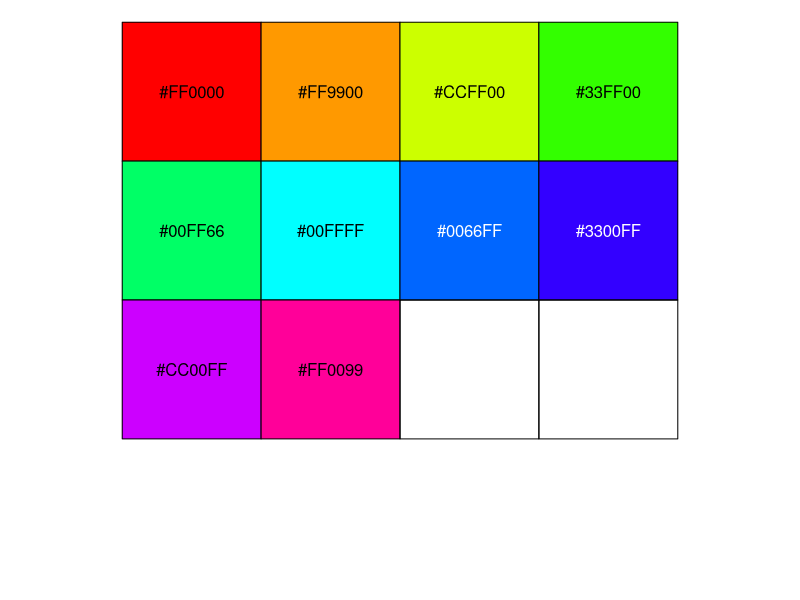
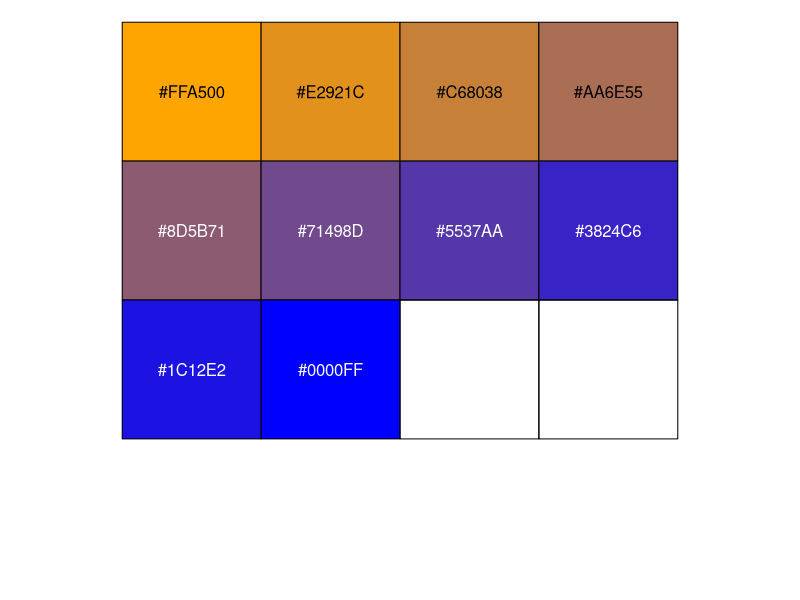
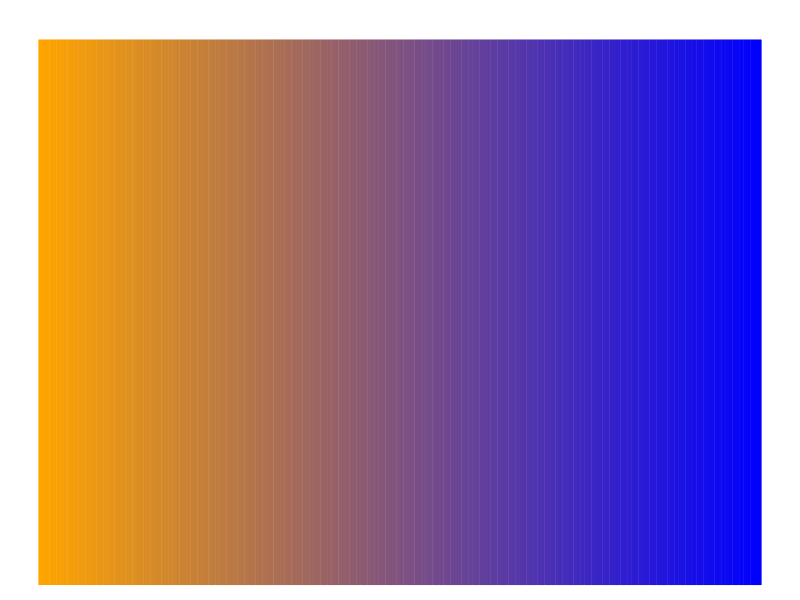
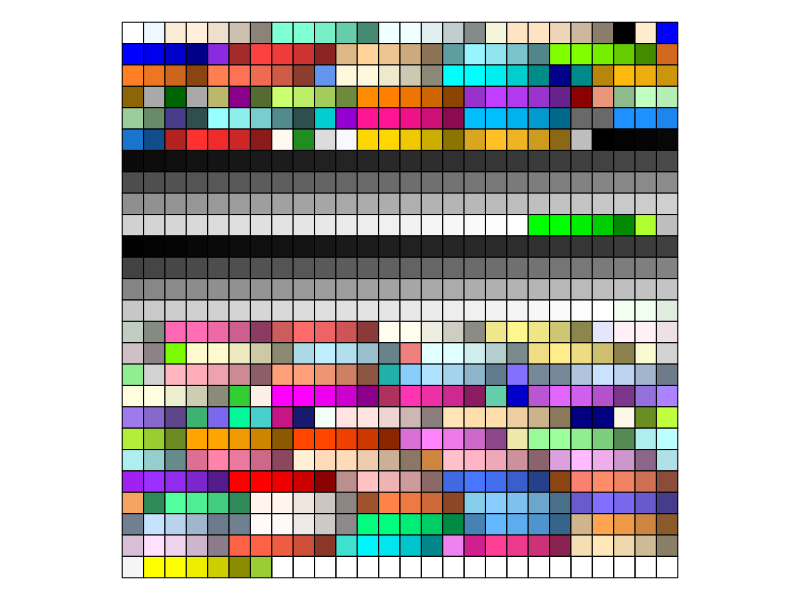
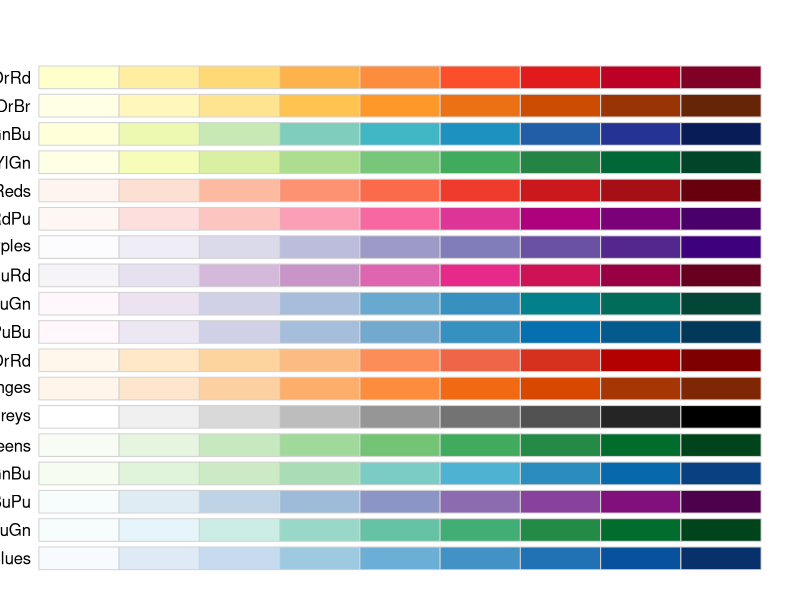
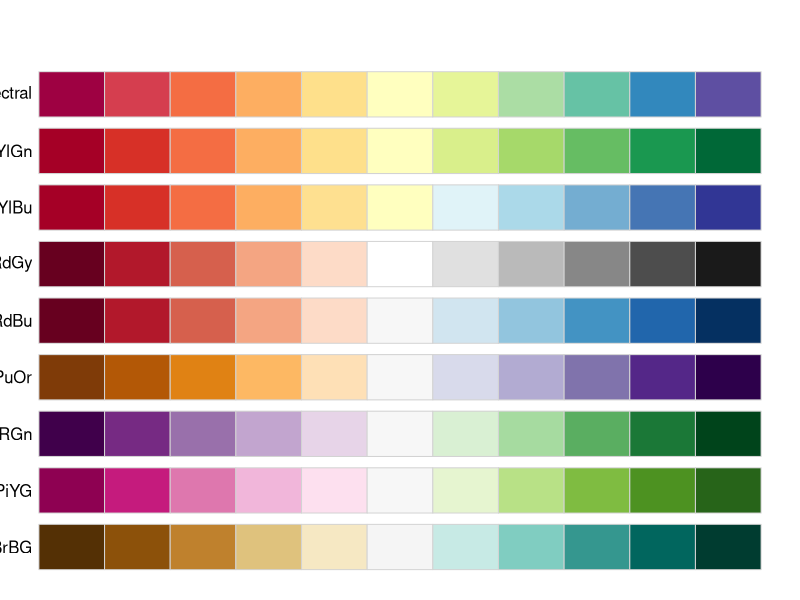
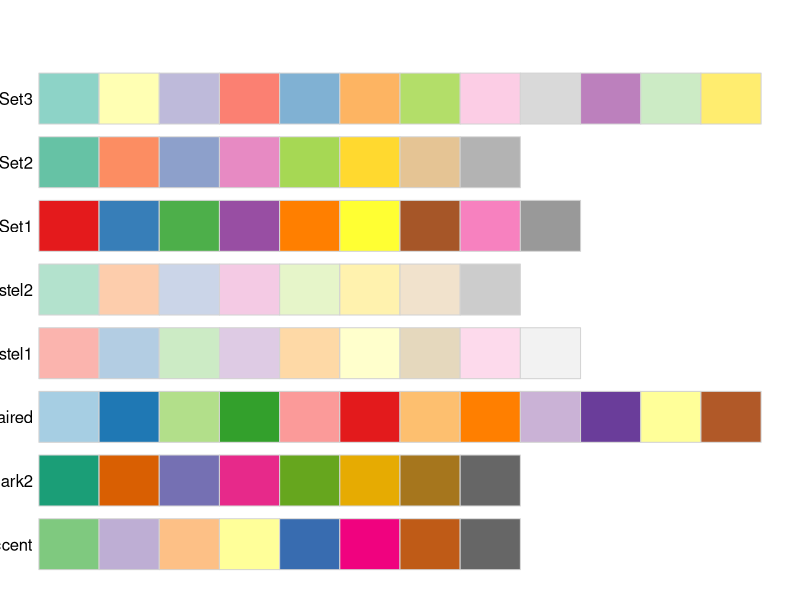
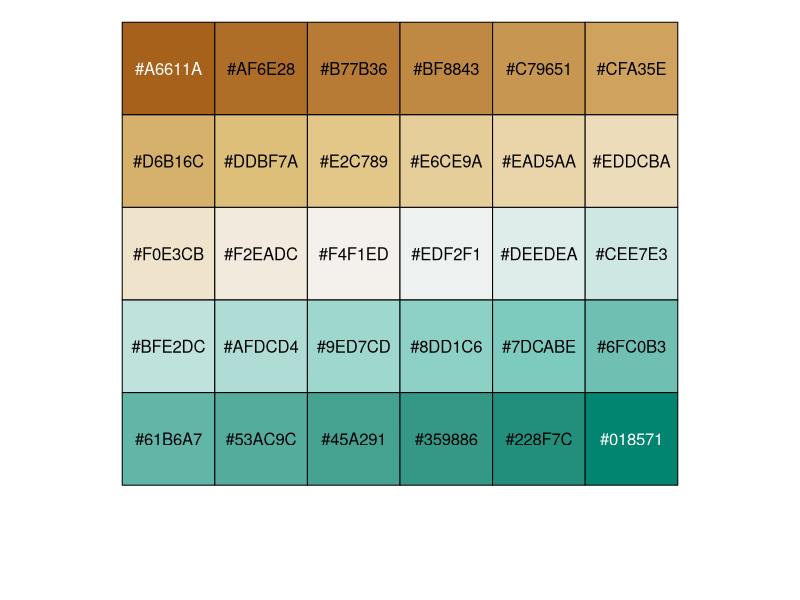

Write the R code that produced these figures, in order.
## ---- chunk 1
knitr::opts_chunk$set(collapse = TRUE, comment = "#>", fig.width = 7, fig.height = 7, fig.align = "center")
library(scales)
## ---- chunk 2
n <- 10
rainbow(n, s = 1, v = 1, start = 0, end = max(1, n - 1)/n, alpha = 1)
heat.colors(n, alpha = 1)
terrain.colors(n, alpha = 1)
topo.colors(n, alpha = 1)
cm.colors(n, alpha = 1)

## ---- chunk 3
library(scales)
show_col(rainbow(10),labels = T)
## ---- chunk 4
oblue <- colorRampPalette(c("orange", "blue"))
show_col(oblue(10),labels = T)
## ---- chunk 5
n <- 200
temp.col <- oblue(n)
par(mar = c(0.5,0.5,2,0.5))
barplot(rep(1,times = n),col = temp.col, border = temp.col, horiz = F, axes = FALSE)

## ---- chunk 6
head(colors(), 12)
## ---- chunk 7
show_col(colours(), labels = F)
## ---- chunk 8
library(RColorBrewer)
## ---- chunk 9
display.brewer.all(type = "seq")  

## ---- chunk 10
display.brewer.all(type = "div")  
## ---- chunk 11
display.brewer.all(type = "qual")  
## ---- chunk 12
cols <- brewer_pal(palette = "Greens")(5)
cols
## ---- chunk 13
cols <- brewer_pal("div")(5)
show_col(gradient_n_pal(cols)(seq(0, 1, length.out = 30)))

